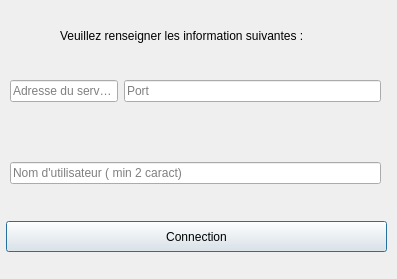
<?xml version="1.0" encoding="UTF-8"?>
<ui version="4.0">
 <class>ConnectPage</class>
 <widget class="QDialog" name="ConnectPage">
  <property name="geometry">
   <rect>
    <x>0</x>
    <y>0</y>
    <width>397</width>
    <height>279</height>
   </rect>
  </property>
  <property name="windowTitle">
   <string>Connect page</string>
  </property>
  <widget class="QWidget" name="gridLayoutWidget">
   <property name="geometry">
    <rect>
     <x>10</x>
     <y>80</y>
     <width>371</width>
     <height>124</height>
    </rect>
   </property>
   <layout class="QGridLayout" name="gridLayout">
    <item row="0" column="0" colspan="2">
     <widget class="QLineEdit" name="ui_host">
      <property name="text">
       <string/>
      </property>
      <property name="placeholderText">
       <string>Adresse du serveur</string>
      </property>
     </widget>
    </item>
    <item row="6" column="0" colspan="3" alignment="Qt::AlignHCenter|Qt::AlignVCenter">
     <widget class="QLabel" name="ui_error">
      <property name="text">
       <string/>
      </property>
     </widget>
    </item>
    <item row="1" column="1">
     <spacer name="verticalSpacer_2">
      <property name="orientation">
       <enum>Qt::Vertical</enum>
      </property>
      <property name="sizeHint" stdset="0">
       <size>
        <width>20</width>
        <height>20</height>
       </size>
      </property>
     </spacer>
    </item>
    <item row="3" column="0" colspan="3">
     <widget class="QLineEdit" name="ui_name">
      <property name="text">
       <string/>
      </property>
      <property name="placeholderText">
       <string>Nom d'utilisateur ( min 2 caract)</string>
      </property>
     </widget>
    </item>
    <item row="0" column="2">
     <widget class="QLineEdit" name="ui_port">
      <property name="inputMask">
       <string notr="true"/>
      </property>
      <property name="text">
       <string notr="true"/>
      </property>
      <property name="maxLength">
       <number>9000</number>
      </property>
      <property name="placeholderText">
       <string>Port</string>
      </property>
      <property name="clearButtonEnabled">
       <bool>false</bool>
      </property>
     </widget>
    </item>
   </layout>
  </widget>
  <widget class="QLabel" name="label">
   <property name="geometry">
    <rect>
     <x>60</x>
     <y>20</y>
     <width>281</width>
     <height>31</height>
    </rect>
   </property>
   <property name="text">
    <string>Veuillez renseigner les information suivantes :</string>
   </property>
  </widget>
  <widget class="QPushButton" name="pushButton">
   <property name="geometry">
    <rect>
     <x>6</x>
     <y>221</y>
     <width>381</width>
     <height>31</height>
    </rect>
   </property>
   <property name="text">
    <string>Connection</string>
   </property>
   <property name="default">
    <bool>true</bool>
   </property>
   <property name="flat">
    <bool>false</bool>
   </property>
  </widget>
 </widget>
 <tabstops>
  <tabstop>ui_host</tabstop>
  <tabstop>ui_port</tabstop>
  <tabstop>ui_name</tabstop>
  <tabstop>pushButton</tabstop>
 </tabstops>
 <resources/>
 <connections/>
</ui>
